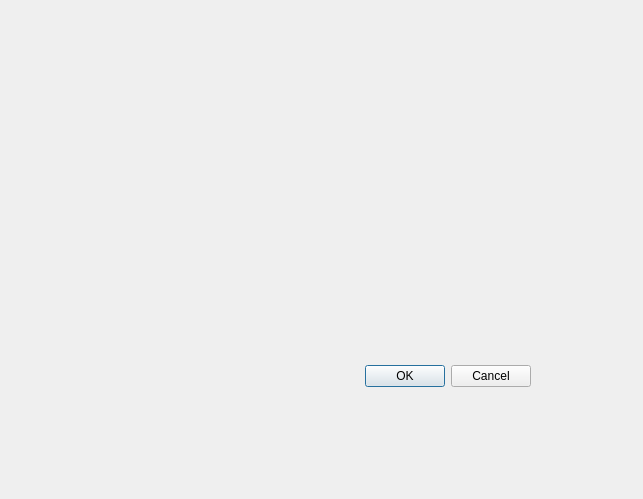
<?xml version="1.0" encoding="UTF-8"?>
<ui version="4.0">
 <class>AddTransactionDialog</class>
 <widget class="QDialog" name="AddTransactionDialog">
  <property name="geometry">
   <rect>
    <x>0</x>
    <y>0</y>
    <width>643</width>
    <height>499</height>
   </rect>
  </property>
  <property name="windowTitle">
   <string>Dialog</string>
  </property>
  <widget class="QDialogButtonBox" name="buttonBox">
   <property name="geometry">
    <rect>
     <x>190</x>
     <y>360</y>
     <width>341</width>
     <height>32</height>
    </rect>
   </property>
   <property name="orientation">
    <enum>Qt::Orientation::Horizontal</enum>
   </property>
   <property name="standardButtons">
    <set>QDialogButtonBox::StandardButton::Cancel|QDialogButtonBox::StandardButton::Ok</set>
   </property>
  </widget>
 </widget>
 <resources/>
 <connections>
  <connection>
   <sender>buttonBox</sender>
   <signal>accepted()</signal>
   <receiver>AddTransactionDialog</receiver>
   <slot>accept()</slot>
   <hints>
    <hint type="sourcelabel">
     <x>248</x>
     <y>254</y>
    </hint>
    <hint type="destinationlabel">
     <x>157</x>
     <y>274</y>
    </hint>
   </hints>
  </connection>
  <connection>
   <sender>buttonBox</sender>
   <signal>rejected()</signal>
   <receiver>AddTransactionDialog</receiver>
   <slot>reject()</slot>
   <hints>
    <hint type="sourcelabel">
     <x>316</x>
     <y>260</y>
    </hint>
    <hint type="destinationlabel">
     <x>286</x>
     <y>274</y>
    </hint>
   </hints>
  </connection>
 </connections>
</ui>
